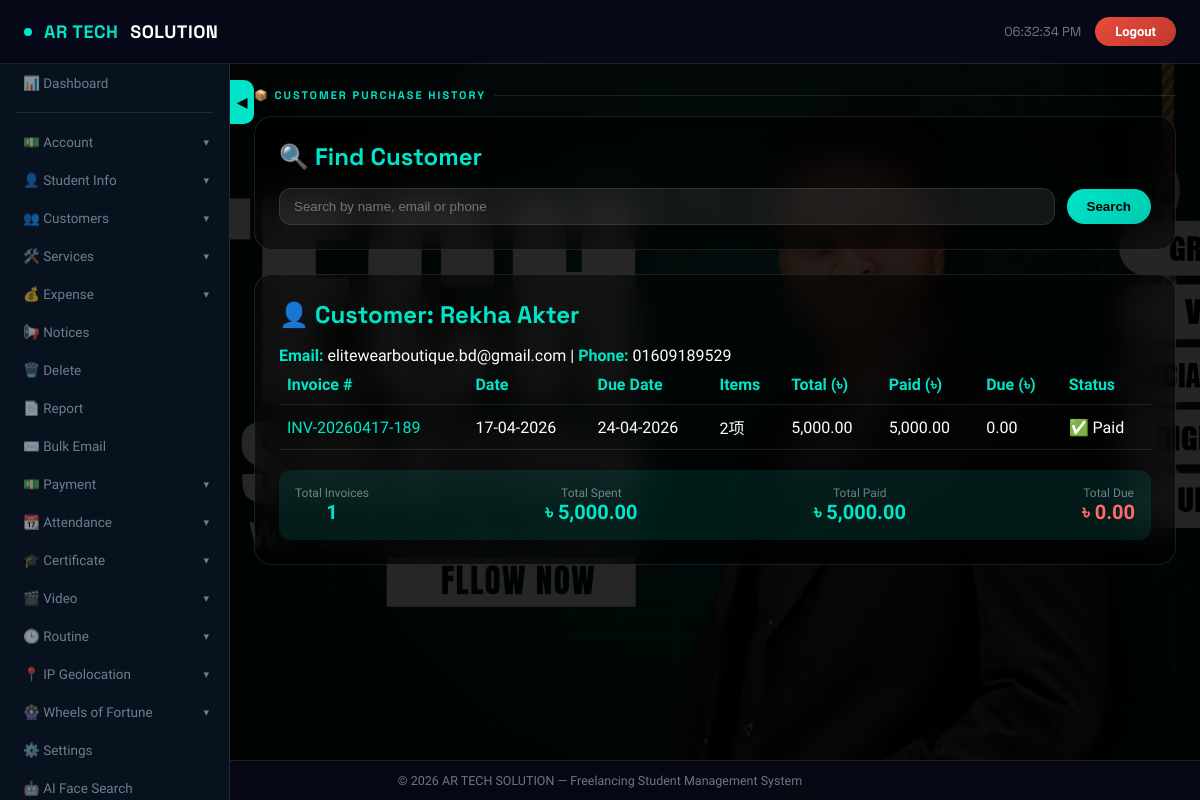
Page /admin/customer_purchases.php?customer_id=2 (signed in) on the earlier database version.
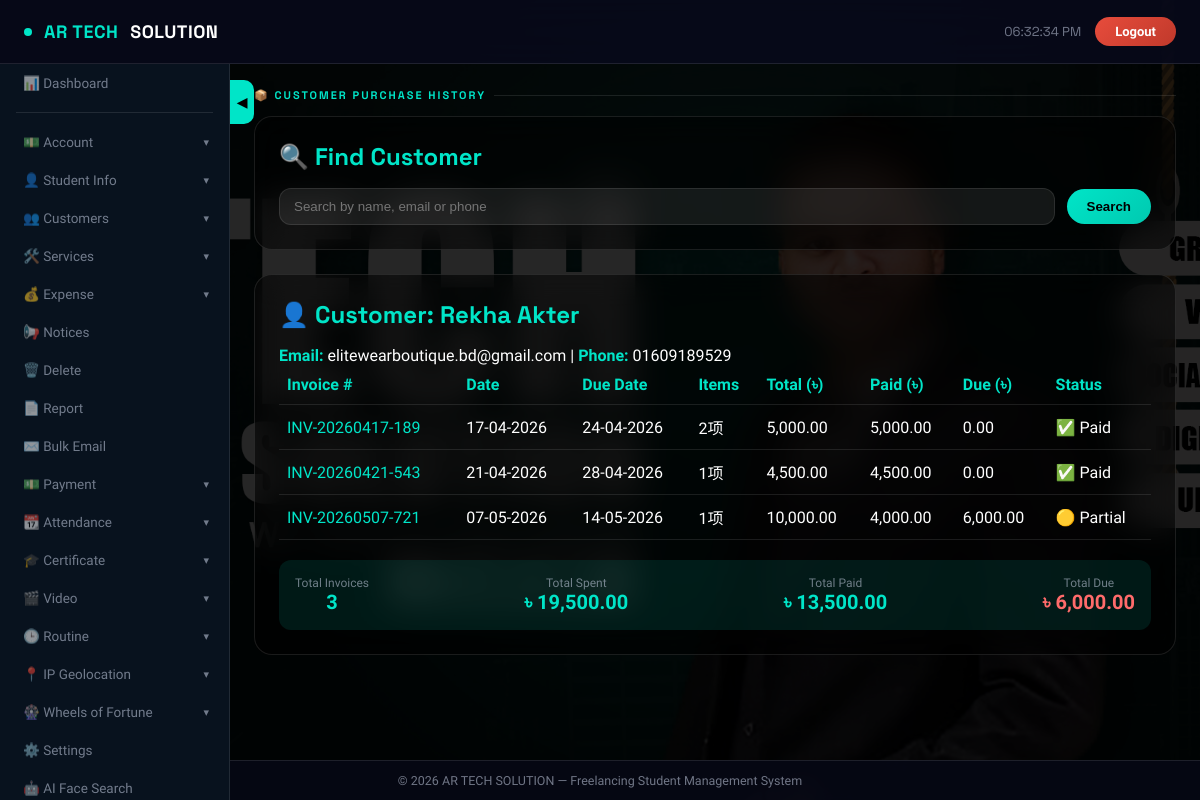
Same page on the later database version.
### tables this page shows
CREATE TABLE `customers` (
  `id` int(11) NOT NULL,
  `name` varchar(255) NOT NULL,
  `email` varchar(255) DEFAULT NULL,
  `phone` varchar(50) DEFAULT NULL,
  `address` text DEFAULT NULL,
  `created_at` timestamp NOT NULL DEFAULT current_timestamp()
);

CREATE TABLE `invoices_new` (
  `id` int(11) NOT NULL,
  `invoice_number` varchar(20) DEFAULT NULL,
  `customer_id` int(11) NOT NULL,
  `invoice_date` date DEFAULT NULL,
  `due_date` date DEFAULT NULL,
  `subtotal` decimal(10,2) DEFAULT NULL,
  `discount` decimal(10,2) DEFAULT 0.00,
  `total` decimal(10,2) DEFAULT NULL,
  `paid_amount` decimal(10,2) DEFAULT 0.00,
  `notes` text DEFAULT NULL,
  `status` enum('unpaid','paid','partial','cancelled') DEFAULT 'unpaid',
  `created_at` timestamp NOT NULL DEFAULT current_timestamp()
);

### admin/config.php (called while the page is built, shortened)
<?php
if (!isset($conn)) {
    $conn = new mysqli("localhost", "root", "", "freelancing");
}
$settings = [];
$result = $conn->query("SELECT setting_key, setting_value FROM app_settings");
if ($result) {
    while ($row = $result->fetch_assoc()) {
        $settings[$row['setting_key']] = $row['setting_value'];
    }
}
$dark_mode = isset($settings['dark_mode']) && $settings['dark_mode'] == '1';
$sidebar_labels = isset($settings['sidebar_labels']) ? json_decode($settings['sidebar_labels'], true) : [];
function get_sidebar_label($key, $default) {
    global $sidebar_labels;
    return isset($sidebar_labels[$key]) && !empty($sidebar_labels[$key])
           ? htmlspecialchars($sidebar_labels[$key])
           : $default;
}
?>

### admin/customer_purchases.php (the view, shortened to what this page needs)
<?php
require_once 'config.php';
$customer_id = isset($_GET['customer_id']) ? intval($_GET['customer_id']) : 0;
$search_term = isset($_GET['search']) ? trim($_GET['search']) : '';
$selected_customer = null;
$invoices = [];
if ($customer_id > 0) {
    $stmt = $conn->prepare("SELECT id, name, email, phone FROM customers WHERE id = ?");
    $stmt->bind_param("i", $customer_id);
    $stmt->execute();
    $selected_customer = $stmt->get_result()->fetch_assoc();
    if ($selected_customer) {
        $sql = "SELECT i.*,
                       (SELECT COUNT(*) FROM invoice_items WHERE invoice_id = i.id) as item_count
                FROM invoices_new i
                WHERE i.customer_id = ?
                ORDER BY i.invoice_date ASC, i.id ASC";
        $stmt = $conn->prepare($sql);
        $stmt->bind_param("i", $customer_id);
        $stmt->execute();
        $invoices = $stmt->get_result()->fetch_all(MYSQLI_ASSOC);
    }
}
?>
<!DOCTYPE html>
<html lang="en">
<head>
</head>
<body class="<?php echo $dark_mode ? 'dark-mode' : ''; ?>">
<nav class="topnav">
    <div style="display:flex;align-items:center;gap:14px;">
        <div class="topnav-brand">
            <div class="brand-dot"></div>
            <span>AR TECH</span> SOLUTION
        </div>
    </div>
    <div class="topnav-right">
        <div class="topnav-time" id="liveClock"></div>
        <a href="logout.php" class="logout-btn">Logout</a>
    </div>
</nav>
<?php
include 'navigation.php';
?>
<div class="sidebar-toggle-pill" id="sidebarToggle">◀</div>
<main class="main" id="mainContent">
    <div class="section-title">📦 Customer Purchase History</div>
    <div class="card">
        <h2>🔍 Find Customer</h2>
        <form method="GET" class="search-form">
            <input type="text" name="search" placeholder="Search by name, email or phone" value="<?php echo htmlspecialchars($search_term); ?>">
            <button type="submit">Search</button>
        </form>
    </div>
    <?php if ($selected_customer): ?>
        <div class="card">
            <h2>👤 Customer: <?php echo htmlspecialchars($selected_customer['name']); ?></h2>
            <p style="color:#fff;"><strong style="color:var(--accent);">Email:</strong> <?php echo htmlspecialchars($selected_customer['email']); ?> | <strong style="color:var(--accent);">Phone:</strong> <?php echo htmlspecialchars($selected_customer['phone']); ?></p>
            <?php if (empty($invoices)): ?>
                <div class="no-data">No purchases found for this customer.</div>
            <?php else:
                $total_spent = 0;
                $total_paid = 0;
                $total_due = 0;
                foreach ($invoices as $inv) {
                    $total_spent += $inv['total'];
                    $total_paid += $inv['paid_amount'];
                    $total_due += ($inv['total'] - $inv['paid_amount']);
                }
            ?>
                <div style="overflow-x: auto;">
                    <table class="invoice-table">
                        <thead>
                            <tr>
                                <th>Invoice #</th><th>Date</th><th>Due Date</th>
                                <th>Items</th><th>Total (৳)</th><th>Paid (৳)</th><th>Due (৳)</th><th>Status</th>
                            </tr>
                        </thead>
                        <tbody>
                            <?php foreach ($invoices as $inv):
                                $balance = $inv['total'] - $inv['paid_amount'];
                                $status_badge = '';
                                if ($inv['status'] == 'paid') $status_badge = '✅ Paid';
                                elseif ($inv['status'] == 'unpaid') $status_badge = '🔴 Unpaid';
                                elseif ($inv['status'] == 'partial') $status_badge = '🟡 Partial';
                                else $status_badge = '⚫ Cancelled';
                            ?>
                            <tr>
                                <td><a href="view_invoice.php?invoice_no=<?php echo urlencode($inv['invoice_number']); ?>" target="_blank" style="color:var(--accent);"><?php echo htmlspecialchars($inv['invoice_number']); ?></a></td>
                                <td><?php echo date('d-m-Y', strtotime($inv['invoice_date'])); ?></td>
                                <td><?php echo date('d-m-Y', strtotime($inv['due_date'])); ?></td>
                                <td><?php echo $inv['item_count']; ?>项</td>
                                <td><?php echo number_format($inv['total'], 2); ?></td>
                                <td><?php echo number_format($inv['paid_amount'], 2); ?></td>
                                <td><?php echo number_format($balance, 2); ?></td>
                                <td><?php echo $status_badge; ?></td>
                            </tr>
                            <?php endforeach; ?>
                        </tbody>
                    </table>
                </div>
                <div class="summary-box">
                    <div class="summary-item">
                        <div class="summary-label">Total Invoices</div>
                        <div class="summary-value"><?php echo count($invoices); ?></div>
                    </div>
                    <div class="summary-item">
                        <div class="summary-label">Total Spent</div>
                        <div class="summary-value">৳ <?php echo number_format($total_spent, 2); ?></div>
                    </div>
                    <div class="summary-item">
                        <div class="summary-label">Total Paid</div>
                        <div class="summary-value">৳ <?php echo number_format($total_paid, 2); ?></div>
                    </div>
                    <div class="summary-item">
                        <div class="summary-label">Total Due</div>
                        <div class="summary-value" style="color: var(--accent3);">৳ <?php echo number_format($total_due, 2); ?></div>
                    </div>
                </div>
            <?php endif; ?>
        </div>
    <?php endif; ?>
</main>
<div class="footer">
    &copy; <?php echo date("Y"); ?> AR TECH SOLUTION — Freelancing Student Management System
</div>
</body>
</html>

### admin/navigation.php (shortened to what this page needs)
<aside class="sidebar" id="sidebar">
    <a href="dashboard.php"><?php echo get_sidebar_label('dashboard', '📊 Dashboard'); ?></a>
    <div class="sidebar-divider"></div>
    <div class="menu-group">
        <div class="menu-toggle"><?php echo get_sidebar_label('account', '💵 Account'); ?> <span class="menu-arrow">▾</span></div>
    </div>
    <div class="menu-group">
        <div class="menu-toggle"><?php echo get_sidebar_label('student_info', '👤 Student Info'); ?> <span class="menu-arrow">▾</span></div>
    </div>
    <div class="menu-group">
        <div class="menu-toggle"><?php echo get_sidebar_label('customers', '👥 Customers'); ?> <span class="menu-arrow">▾</span></div>
    </div>
    <div class="menu-group">
        <div class="menu-toggle"><?php echo get_sidebar_label('services', '🛠️ Services'); ?> <span class="menu-arrow">▾</span></div>
    </div>
    <div class="menu-group">
        <div class="menu-toggle"><?php echo get_sidebar_label('expense', '💰 Expense'); ?> <span class="menu-arrow">▾</span></div>
    </div>
        <a href="notices.php"><?php echo get_sidebar_label('notices', '📢 Notices'); ?></a>
    <a href="delete.php"><?php echo get_sidebar_label('delete', '🗑️ Delete'); ?></a>
    <a href="report.php"><?php echo get_sidebar_label('report', '📄 Report'); ?></a>
    <a href="bulk_email.php"><?php echo get_sidebar_label('Bulk_Email', '✉️ Bulk Email'); ?></a>
    <div class="menu-group">
        <div class="menu-toggle"><?php echo get_sidebar_label('payment', '💵 Payment'); ?> <span class="menu-arrow">▾</span></div>
    </div>
    <div class="menu-group">
        <div class="menu-toggle"><?php echo get_sidebar_label('attendance', '📆 Attendance'); ?> <span class="menu-arrow">▾</span></div>
    </div>
    <div class="menu-group">
        <div class="menu-toggle"><?php echo get_sidebar_label('certificate', '🎓 Certificate'); ?> <span class="menu-arrow">▾</span></div>
    </div>
    <div class="menu-group">
        <div class="menu-toggle"><?php echo get_sidebar_label('video', '🎬 Video'); ?> <span class="menu-arrow">▾</span></div>
    </div>
    <div class="menu-group">
        <div class="menu-toggle"><?php echo get_sidebar_label('routine', '🕒 Routine'); ?> <span class="menu-arrow">▾</span></div>
    </div>
    <div class="menu-group">
        <div class="menu-toggle"><?php echo get_sidebar_label('iplocator', '📍 IP Geolocation'); ?> <span class="menu-arrow">▾</span></div>
    </div>
    <div class="menu-group">
        <div class="menu-toggle"><?php echo get_sidebar_label('iplocator', '🎡 Wheels of Fortune'); ?> <span class="menu-arrow">▾</span></div>
    </div>
    <a href="settings.php"><?php echo get_sidebar_label('settings', '⚙️ Settings'); ?></a>
     <a href="face_search.php"><?php echo get_sidebar_label('face_search', '🤖 AI Face Search'); ?></a>
</aside>

Differences in the rows shown:
added invoices_new: invoice_number "INV-20260421-543", invoice_date "21-04-2026", due_date "28-04-2026", item_count "1", total "4,500.00", paid_amount "4,500.00", balance "0.00", status "✅ Paid"
added invoices_new: invoice_number "INV-20260507-721", invoice_date "07-05-2026", due_date "14-05-2026", item_count "1", total "10,000.00", paid_amount "4,000.00", balance "6,000.00", status "🟡 Partial"
Other differences:
count($invoices): "1" → "3"
$total_spent: "5,000.00" → "19,500.00"
$total_paid: "5,000.00" → "13,500.00"
$total_due: "0.00" → "6,000.00"
